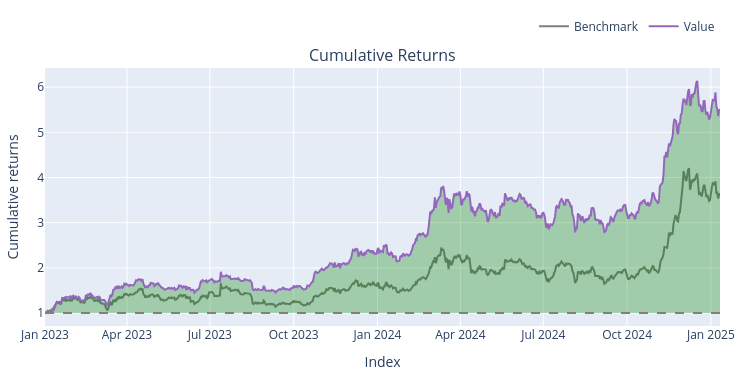

Here is the notebook cell this chart was saved with:
### Code cell
portfolio.plot(silence_warnings=True).show()

### Figure 1 — Plotly figure (JSON) as saved in the notebook; plotly's stock layout.template omitted (floating-point values rounded to 4 significant figures; data arrays with more than 128 entries replaced by an {"elided": "..."} marker saying what was removed)
{"data": [{"legendgroup": "0", "line": {"color": "#7f7f7f"}, "name": "Benchmark", "showlegend": true, "type": "scatter", "uid": "3e523f88-41c3-4151-b460-8847b9a14865", "x": {"elided": "742 str values"}, "xaxis": "x", "y": {"elided": "742 float values"}, "yaxis": "y"}, {"hoverinfo": "skip", "legendgroup": "1", "line": {"color": "rgba(0, 0, 0, 0)", "width": 0}, "opacity": 0, "showlegend": false, "type": "scatter", "uid": "69bede2f-7e4a-4412-8102-a5a7411f6f02", "x": {"elided": "742 str values"}, "xaxis": "x", "y": {"elided": "742 int values"}, "yaxis": "y"}, {"connectgaps": false, "fill": "tonexty", "fillcolor": "rgba(0, 128, 0, 0.3)", "hoverinfo": "skip", "legendgroup": "1", "line": {"color": "rgba(0, 0, 0, 0)", "width": 0}, "opacity": 0, "showlegend": false, "type": "scatter", "uid": "e7e8ae46-ee57-4d4b-9032-a70c77e35d9b", "x": {"elided": "742 str values"}, "xaxis": "x", "y": {"elided": "742 float values"}, "yaxis": "y"}, {"legendgroup": "2", "line": {"color": "#9467bd"}, "name": "Value", "showlegend": true, "type": "scatter", "uid": "eba4a481-074a-418f-a782-a54b4fc80b5c", "x": {"elided": "742 str values"}, "xaxis": "x", "y": {"elided": "742 float values"}, "yaxis": "y"}, {"hoverinfo": "skip", "legendgroup": "1", "line": {"color": "rgba(0, 0, 0, 0)", "width": 0}, "opacity": 0, "showlegend": false, "type": "scatter", "uid": "fdcd987f-7c82-43b7-bdf2-863bd244d1d1", "x": {"elided": "742 str values"}, "xaxis": "x", "y": {"elided": "742 int values"}, "yaxis": "y"}], "layout": {"annotations": [{"font": {"size": 16}, "showarrow": false, "text": "Cumulative Returns", "x": 0.5, "xanchor": "center", "xref": "paper", "y": 1, "yanchor": "bottom", "yref": "paper"}], "height": 380, "legend": {"orientation": "h", "traceorder": "normal", "x": 1, "xanchor": "right", "y": 1.105, "yanchor": "bottom"}, "margin": {"b": 30, "l": 30, "r": 30, "t": 30}, "shapes": [{"line": {"color": "gray", "dash": "dash"}, "type": "line", "x0": 0, "x1": 1, "xref": "paper", "y0": 1, "y1": 1, "yref": "y"}], "showlegend": true, "width": 750, "xaxis": {"anchor": "y", "domain": [0, 1], "title": {"text": "Index"}}, "yaxis": {"anchor": "x", "domain": [0, 1], "title": {"text": "Cumulative returns"}}}}
